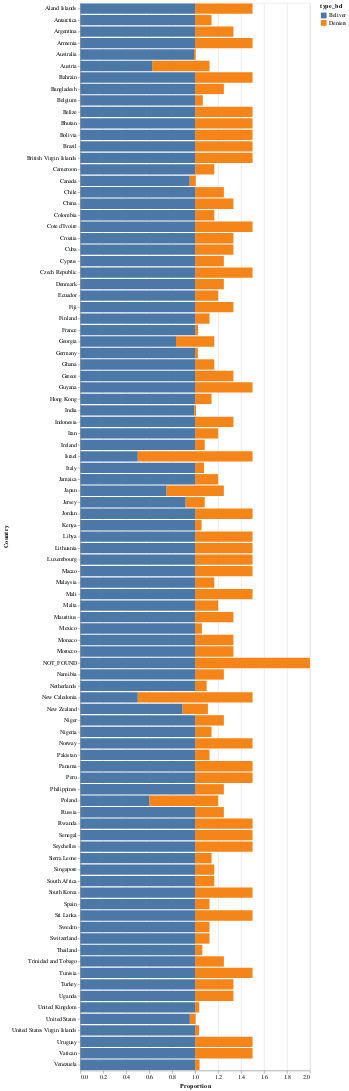

Write notebook code for a chart like this one.
### Code cell
plot = alt.Chart(df_plot_).mark_bar().encode(
  x=alt.X('prop:Q', title="Proportion"),
  y=alt.Y('country:N', title="Country"),
  color='type_bd',
)

plot

### Figure 1 — Vega-Lite specification as saved in the notebook (floating-point values rounded to 4 significant figures; data arrays with more than 128 entries replaced by an {"elided": "..."} marker saying what was removed)
{"config": {"view": {"continuousWidth": 400, "continuousHeight": 300}}, "data": {"name": "data-9c83038eda31659abff39b4a43bcf518"}, "mark": "bar", "encoding": {"color": {"type": "nominal", "field": "type_bd"}, "x": {"type": "quantitative", "field": "prop", "title": "Proportion"}, "y": {"type": "nominal", "field": "country", "title": "Country"}}, "$schema": "https://vega.github.io/schema/vega-lite/v4.8.1.json", "datasets": {"data-9c83038eda31659abff39b4a43bcf518": {"elided": "186 records"}}}
